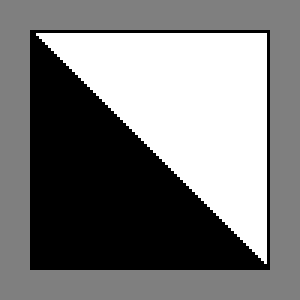
#> input picture Class_09 - Classic corner detection/source.png, 100 x 100 px (shown 3 times larger)
$ jupyter execute --allow-errors VisComp_Class_09.ipynb   (shell and % lines are left out)
#> lines starting #> are read from the running program, lines starting #| are printed output that depends on the picture
### Class_09 - Classic corner detection/sdx.py
import cv2 as cv
import seaborn as sns
import numpy as np

from google.colab.patches import cv2_imshow
from matplotlib import pyplot as plt
from matplotlib import rcParams
from sklearn.metrics import confusion_matrix
from math import sqrt


def cv_imread(path):
    image = cv.imread(path)
    if image is None:
        raise ValueError(f'File "{path}" does not exist')
    return image


def cv_grayread(path, asfloat=False):
    image = cv_imread(path)
    image = cv.cvtColor(image, cv.COLOR_BGR2GRAY)
    if asfloat:
        image = image.astype(np.float32)
    return image


def cv_imshow(image):
    return cv2_imshow(image)


# [67 lines left out: functions cv_gridshow, plot_confusion, plot_loss, not called in this run]


sns.set()

### Class_09 - Classic corner detection/VisComp_Class_09.ipynb
# Class 9: Corner Detection and Keypoint Matching

## Preliminaries

Run the cell below to download the course library and class resources.

[cell 1]
from urllib.request import urlretrieve

urlretrieve('https://drive.google.com/uc?export=download&id=1SiLnO91qJWKomBkGhKciJSG9Hcd_zRp7', 'sdx.zip')
#> (this line was passed over: the network is not available in this run)

urlretrieve('https://drive.google.com/uc?export=download&id=19_wiL7cEmw_tEKROT9B-1NDxV9n7bhcP', '09.zip')
#> (this line was passed over: the network is not available in this run)

Run the cell below to import the class modules.

If you get import warnings, try using **`Ctrl+M .`** to restart the kernel. *(notice there is a dot there)*

[cell 2]
import numpy as np
import cv2 as cv

from sdx import *

## Convenience functions

### Harris-Stephens corner detector

[cell 3]
def harris_stephens_points(image, limit=None):
    height, width = image.shape

    # Keep these parameters fixed. Thinking about
    # them will only give you analysis paralysis.
    harris = cv.cornerHarris(image, 3, 3, 0.05)

    # The cornerHarris function returns an array
    # with the response values for each pixel.
    # We will convert this to a list of points.

    points = []

    for y in range(height):
        for x in range(width):
            value = harris[y, x]

            # Negative values are edge responses
            # and zero values are flat responses.
            # We will only keep corner responses.
            if value > 0:
                points.append((y, x, value))

    # Sorting by the value: strong corners first.
    points.sort(key=lambda point: point[2], reverse=True)

    if limit is None:
        limit = len(points)
    return [(y, x) for y, x, value in points][:limit]

### Shi-Tomasi corner detector

[cell 4]
def shi_tomasi_points(image, limit=None):
    height, width = image.shape

    # Keep these parameters fixed. Thinking about
    # them will only give you analysis paralysis.
    gftt = cv.goodFeaturesToTrack(image, 0, 0.01, 0)

    # Unlike cornerHarris, the goodFeaturesToTrack
    # function returns a list of points already
    # sorted by corner strength. We just need to
    # clean up the output a bit for easier usage.
    points = []
    for point in gftt:
        x, y = point[0]
        points.append((round(y), round(x)))

    if limit is None:
        limit = len(points)
    return points[:limit]

### Draw keypoints over an image

[cell 5]
def draw_points(image, points):
    image = cv.cvtColor(image, cv.COLOR_GRAY2BGR)

    for y, x in points:
        cv.circle(image, (x, y), 4, (0, 0, 255), 2)

    cv_imshow(image)

### Draw matches over two images

[cell 6]
def draw_matches(source, target, matches):
    s_height, s_width = source.shape
    t_height, t_width = target.shape

    height = max(s_height, t_height)
    shift = s_width + 1
    width = shift + t_width

    image = np.full((height, width), 255, np.float32)
    image[:s_height, :s_width] = source
    image[:t_height, (s_width + 1):width] = target

    image = cv.cvtColor(image, cv.COLOR_GRAY2BGR)

    for s, t in matches:
        s_y, s_x = s
        t_y, t_x = t
        cv.line(image, (s_x, s_y), (shift + t_x, t_y), (0, 255, 0), 1)

    cv_imshow(image)

### Take a patch around a point

[cell 7]
def patch(image, y, x, size):
    radius = size // 2
    return image[(y - radius):(y + radius + 1), (x - radius):(x + radius + 1)]

## Functions you should change

### Calculate the distance between two patches

[cell 8]
from scipy.ndimage import rotate # Library to align the patch orientations

def calculate_distance(s_patch, t_patch, size):
    s_gradient_x, s_gradient_y = np.gradient(s_patch, axis=1), np.gradient(s_patch, axis=0)
    t_gradient_x, t_gradient_y = np.gradient(t_patch, axis=1), np.gradient(t_patch, axis=0)
    s_orientation, t_orientation = np.arctan2(s_gradient_y.mean(), s_gradient_x.mean()), np.arctan2(t_gradient_y.mean(), t_gradient_x.mean())
    s_patch_aligned = rotate(s_patch, -np.degrees(s_orientation), reshape=False, order=3)
    t_patch_aligned = rotate(t_patch, -np.degrees(t_orientation), reshape=False, order=3)
    return np.sqrt(np.sum((s_patch_aligned - t_patch_aligned) ** 2))

# As discussed, the algorithm seems to work for 90/180/270 rotations around the Z axis but does not generalize well (probably could come up with a better solution for calculating
#the gradients around arbitrary axes, and use reshaping to avoid cropping corners)

### Find the matches between two images

[cell 9]
def calculate_matches(source, target):
    # Getting the four best Harris-Stephens corners.
    # Feel free to use Shi-Tomasi or another number.
    s_points = harris_stephens_points(source, 4)
    t_points = harris_stephens_points(target, 4)

    # For each corner, analyzing a 3x3 patch around
    # it. Feel free to use another size if you want.
    size = 5

    # You are not expected to change the code below,
    # unless you want to get really creative.

    # Each match must be a pair of points, with the
    # first being the source point and the second
    # being the target point. Each point must be in
    # the (y, x) order, as we are used to in OpenCV.

    matches = []

    for s_y, s_x in s_points:
        s_patch = patch(source, s_y, s_x, size)

        min_dist = np.inf

        for t_y, t_x in t_points:
            t_patch = patch(target, t_y, t_x, size)

            dist = calculate_distance(s_patch, t_patch, size)

            if min_dist > dist:
                min_dist = dist
                min_pair = (t_y, t_x)

        matches.append(((s_y, s_x), min_pair))

    return matches

## Demonstration

### Loading the object that we want to detect

[cell 10]
source = cv_grayread('source.png', asfloat=True)
#> in cv_imread, image is the input picture: shape (100, 100, 3); min 0, max 255, mean 122.3

cv_imshow(source)

### Loading the scene where we want to detect the object

[cell 11]
baseline = cv_grayread('baseline.png', asfloat=True)
#> call 2 of cv_imread, with path = 'baseline.png'
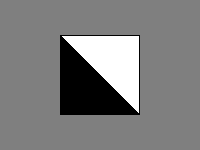
#> input picture Class_09 - Classic corner detection/baseline.png, 200 x 150 px
#> in cv_imread, image is the input picture: shape (150, 200, 3); min 0, max 255, mean 125.4

cv_imshow(baseline)

### Finding the matches

[cell 12]
matches = calculate_matches(source, baseline)
#> in harris_stephens_points, `harris = cv.cornerHarris(image, 3, 3, 0.05)`:
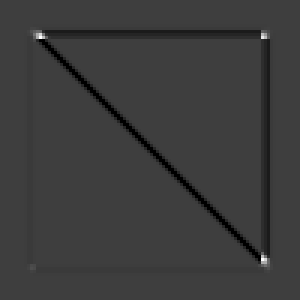
#> harris: shape (100, 100) float32 (shown 3 times larger); min -93961128, max 289713472, mean -3528244.5; drawn with min black and max white
#> after the loop in harris_stephens_points, `for y in range(height):`: points = 67 items, first 6: (9, 9, 802915.8), (9, 10, 7674176), (9, 11, 7697001), (9, 12, 3262449.5), (9, 88, 961583.8), (9, 89, 3173766.2)
#> in calculate_matches, `s_points = harris_stephens_points(source, 4)`: s_points = [(12, 13), (86, 87), (12, 87), (11, 13)]
#> call 2 of harris_stephens_points, with limit = 4
#> in harris_stephens_points (call 2), `harris = cv.cornerHarris(image, 3, 3, 0.05)`:
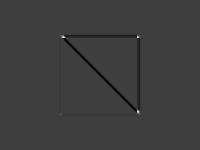
#> harris: shape (150, 200) float32; min -93961128, max 289713472, mean -1176081.5; drawn with min black and max white
#> after the loop in harris_stephens_points (call 2), `for y in range(height):`: points = 67 items, first 6: (34, 59, 802915.8), (34, 60, 7674176), (34, 61, 7697001), (34, 62, 3262449.5), (34, 138, 961583.8), (34, 139, 3173766.2)
#> in calculate_matches, `t_points = harris_stephens_points(target, 4)`: t_points = [(37, 63), (111, 137), (37, 137), (36, 63)]
#> the loop in calculate_matches, `for s_y, s_x in s_points:` made 4 passes
#> (s_y, s_x) on passes 1 to 4: (12, 13), (86, 87), (12, 87), (11, 13)
#> after the loop in calculate_matches, `for s_y, s_x in s_points:`: matches = [((12, 13), (37, 63)), ((86, 87), (111, 137)), ((12, 87), (37, 137)), ((11, 13), (36, 63))]; min_pair = (36, 63)

draw_matches(source, baseline, matches)
#> in draw_matches, `image[:s_height, :s_width] = source`:
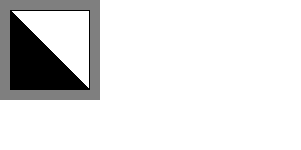
#> image: shape (150, 301) float32; min 0, max 255, mean 225.6
#> in draw_matches, `image[:t_height, (s_width + 1):width] = target`:
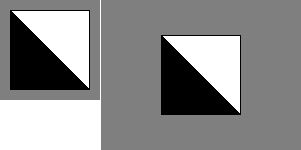
#> image: shape (150, 301) float32; min 0, max 255, mean 139.5
#> the loop in draw_matches, `for s, t in matches:` made 4 passes
#> (s_y, s_x, t_y, t_x) on passes 1 to 4: (12, 13, 37, 63), (86, 87, 111, 137), (12, 87, 37, 137), (11, 13, 36, 63)
#> after the loop in draw_matches, `for s, t in matches:`:
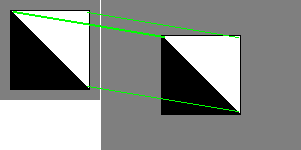
#> image: shape (150, 301, 3) float32; mean B, G, R 137.6, 141, 137.6

### Testing the framework with other images

[cell 13]
NAMES = [
    'brightness-low',
    'brightness-high',
    'contrast-low',
    'contrast-high',
    'noise',
    'rotation-90',
    'rotation-180',
    'rotation-270',
    'rotation-45',
    'rotation-135',
    'rotation-225',
    'rotation-315',
    'warp-top',
    'warp-bottom',
    'warp-left',
    'warp-right',
]

#> (a cell that did not finish here is left out)

#> call 3 of cv_imread, with path = 'brightness-low.png'
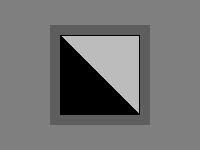
#> input picture Class_09 - Classic corner detection/brightness-low.png, 200 x 150 px
#> in cv_imread, image is the input picture: shape (150, 200, 3); min 0, max 188, mean 114.8
    matches = calculate_matches(source, target)
#> the loop in calculate_matches (call 2), `for s_y, s_x in s_points:` made 4 passes
    draw_matches(source, target, matches)
#> in draw_matches (call 2), `image[:t_height, (s_width + 1):width] = target`:
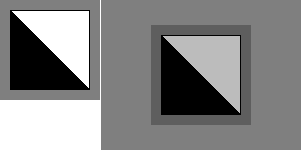
#> image: shape (150, 301) float32; min 0, max 255, mean 132.4
#> the loop in draw_matches (call 2), `for s, t in matches:` made 4 passes
#> after the loop in draw_matches (call 2), `for s, t in matches:`:
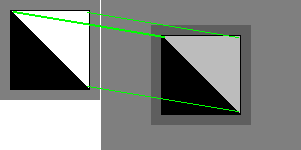
#> image: shape (150, 301, 3) float32; mean B, G, R 130.6, 134, 130.6
#> pass 2 of the loop `for name in NAMES:`:
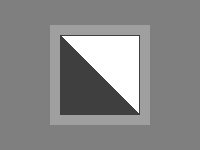
#> input picture Class_09 - Classic corner detection/brightness-high.png, 200 x 150 px
#> in cv_imread, image is the input picture: shape (150, 200, 3); min 63, max 255, mean 136.4
#> in harris_stephens_points (call 6), `harris = cv.cornerHarris(image, 3, 3, 0.05)`:
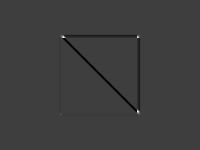
#> harris: shape (150, 200) float32; min -30198990, max 93113552, mean -378872.7; drawn with min black and max white
#> after the loop in harris_stephens_points (call 6), `for y in range(height):`: points = 103 items, first 6: (24, 49, 3236.4), (24, 50, 26538), (24, 51, 12783.6), (24, 148, 12783.6), (24, 149, 26538), (24, 150, 3236.4)
#> the loop in draw_matches (call 3), `for s, t in matches:` made 4 passes
#> after the loop in draw_matches (call 3), `for s, t in matches:`:
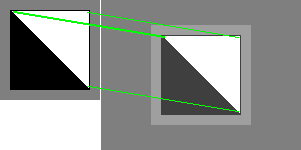
#> image: shape (150, 301, 3) float32; mean B, G, R 144.7, 148.1, 144.7
